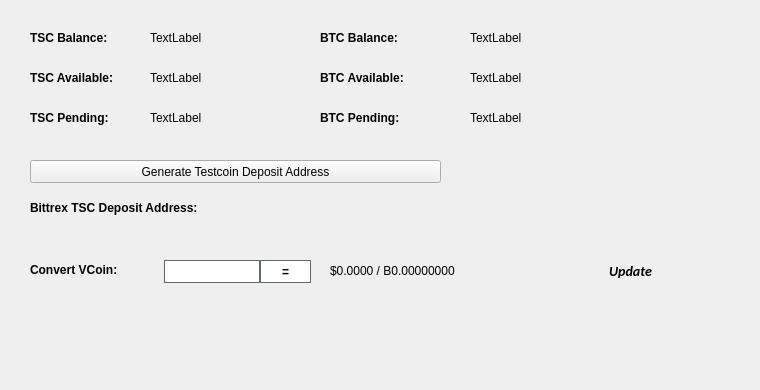
   <widget class="QWidget" name="BalanceTab">
    <attribute name="title">
     <string>Balance</string>
    </attribute>
    <widget class="QLabel" name="BitcoinBalanceLabel">
     <property name="geometry">
      <rect>
       <x>470</x>
       <y>30</y>
       <width>150</width>
       <height>16</height>
      </rect>
     </property>
     <property name="text">
      <string>TextLabel</string>
     </property>
    </widget>
    <widget class="QLabel" name="TSCBalanceLabel">
     <property name="geometry">
      <rect>
       <x>150</x>
       <y>30</y>
       <width>150</width>
       <height>16</height>
      </rect>
     </property>
     <property name="text">
      <string>TextLabel</string>
     </property>
    </widget>
    <widget class="QLabel" name="label_11">
     <property name="geometry">
      <rect>
       <x>30</x>
       <y>30</y>
       <width>101</width>
       <height>16</height>
      </rect>
     </property>
     <property name="font">
      <font>
       <weight>75</weight>
       <bold>true</bold>
      </font>
     </property>
     <property name="text">
      <string>TSC Balance:</string>
     </property>
    </widget>
    <widget class="QLabel" name="label_12">
     <property name="geometry">
      <rect>
       <x>320</x>
       <y>30</y>
       <width>101</width>
       <height>16</height>
      </rect>
     </property>
     <property name="font">
      <font>
       <weight>75</weight>
       <bold>true</bold>
      </font>
     </property>
     <property name="text">
      <string>BTC Balance:</string>
     </property>
    </widget>
    <widget class="QLabel" name="TSCAvailableLabel_2">
     <property name="geometry">
      <rect>
       <x>150</x>
       <y>70</y>
       <width>150</width>
       <height>16</height>
      </rect>
     </property>
     <property name="text">
      <string>TextLabel</string>
     </property>
    </widget>
    <widget class="QLabel" name="label_13">
     <property name="geometry">
      <rect>
       <x>30</x>
       <y>70</y>
       <width>111</width>
       <height>16</height>
      </rect>
     </property>
     <property name="font">
      <font>
       <weight>75</weight>
       <bold>true</bold>
      </font>
     </property>
     <property name="text">
      <string>TSC Available:</string>
     </property>
    </widget>
    <widget class="QLabel" name="label_14">
     <property name="geometry">
      <rect>
       <x>30</x>
       <y>110</y>
       <width>101</width>
       <height>16</height>
      </rect>
     </property>
     <property name="font">
      <font>
       <weight>75</weight>
       <bold>true</bold>
      </font>
     </property>
     <property name="text">
      <string>TSC Pending:</string>
     </property>
    </widget>
    <widget class="QLabel" name="TSCPendingLabel">
     <property name="geometry">
      <rect>
       <x>150</x>
       <y>110</y>
       <width>150</width>
       <height>16</height>
      </rect>
     </property>
     <property name="text">
      <string>TextLabel</string>
     </property>
    </widget>
    <widget class="QLabel" name="label_15">
     <property name="geometry">
      <rect>
       <x>320</x>
       <y>70</y>
       <width>111</width>
       <height>16</height>
      </rect>
     </property>
     <property name="font">
      <font>
       <weight>75</weight>
       <bold>true</bold>
      </font>
     </property>
     <property name="text">
      <string>BTC Available:</string>
     </property>
    </widget>
    <widget class="QLabel" name="BitcoinAvailableLabel">
     <property name="geometry">
      <rect>
       <x>470</x>
       <y>70</y>
       <width>150</width>
       <height>16</height>
      </rect>
     </property>
     <property name="text">
      <string>TextLabel</string>
     </property>
    </widget>
    <widget class="QLabel" name="label_31">
     <property name="geometry">
      <rect>
       <x>320</x>
       <y>110</y>
       <width>111</width>
       <height>16</height>
      </rect>
     </property>
     <property name="font">
      <font>
       <weight>75</weight>
       <bold>true</bold>
      </font>
     </property>
     <property name="text">
      <string>BTC Pending:</string>
     </property>
    </widget>
    <widget class="QLabel" name="BitcoinPendingLabel">
     <property name="geometry">
      <rect>
       <x>470</x>
       <y>110</y>
       <width>150</width>
       <height>16</height>
      </rect>
     </property>
     <property name="text">
      <string>TextLabel</string>
     </property>
    </widget>
    <widget class="QLabel" name="label_33">
     <property name="geometry">
      <rect>
       <x>30</x>
       <y>200</y>
       <width>221</width>
       <height>16</height>
      </rect>
     </property>
     <property name="font">
      <font>
       <weight>75</weight>
       <bold>true</bold>
      </font>
     </property>
     <property name="text">
      <string>Bittrex TSC Deposit Address:</string>
     </property>
    </widget>
    <widget class="QPushButton" name="GenDepositBTN">
     <property name="geometry">
      <rect>
       <x>30</x>
       <y>160</y>
       <width>411</width>
       <height>23</height>
      </rect>
     </property>
     <property name="text">
      <string>Generate Testcoin Deposit Address</string>
     </property>
     <property name="icon">
      <iconset resource="../testcoin.qrc">
       <normaloff>:/icons/bitcoin</normaloff>:/icons/bitcoin</iconset>
     </property>
    </widget>
    <widget class="QLabel" name="DepositAddressLabel">
     <property name="geometry">
      <rect>
       <x>200</x>
       <y>200</y>
       <width>261</width>
       <height>16</height>
      </rect>
     </property>
     <property name="palette">
      <palette>
       <active>
        <colorrole role="WindowText">
         <brush brushstyle="SolidPattern">
          <color alpha="255">
           <red>0</red>
           <green>0</green>
           <blue>0</blue>
          </color>
         </brush>
        </colorrole>
        <colorrole role="Text">
         <brush brushstyle="SolidPattern">
          <color alpha="255">
           <red>0</red>
           <green>0</green>
           <blue>255</blue>
          </color>
         </brush>
        </colorrole>
       </active>
       <inactive>
        <colorrole role="WindowText">
         <brush brushstyle="SolidPattern">
          <color alpha="255">
           <red>0</red>
           <green>0</green>
           <blue>0</blue>
          </color>
         </brush>
        </colorrole>
        <colorrole role="Text">
         <brush brushstyle="SolidPattern">
          <color alpha="255">
           <red>0</red>
           <green>0</green>
           <blue>255</blue>
          </color>
         </brush>
        </colorrole>
       </inactive>
       <disabled>
        <colorrole role="WindowText">
         <brush brushstyle="SolidPattern">
          <color alpha="255">
           <red>120</red>
           <green>120</green>
           <blue>120</blue>
          </color>
         </brush>
        </colorrole>
        <colorrole role="Text">
         <brush brushstyle="SolidPattern">
          <color alpha="255">
           <red>120</red>
           <green>120</green>
           <blue>120</blue>
          </color>
         </brush>
        </colorrole>
       </disabled>
      </palette>
     </property>
     <property name="font">
      <font>
       <weight>75</weight>
       <bold>true</bold>
      </font>
     </property>
     <property name="text">
      <string/>
     </property>
     <property name="alignment">
      <set>Qt::AlignRight|Qt::AlignTrailing|Qt::AlignVCenter</set>
     </property>
     <property name="textInteractionFlags">
      <set>Qt::LinksAccessibleByMouse|Qt::TextSelectableByKeyboard|Qt::TextSelectableByMouse</set>
     </property>
    </widget>
    <widget class="QLabel" name="label_8">
     <property name="geometry">
      <rect>
       <x>460</x>
       <y>300</y>
       <width>281</width>
       <height>81</height>
      </rect>
     </property>
     <property name="text">
      <string/>
     </property>
     <property name="pixmap">
      <pixmap>:/images/bittrex</pixmap>
     </property>
    </widget>
    <widget class="QWidget" name="widgetConversion" native="true">
     <property name="geometry">
      <rect>
       <x>0</x>
       <y>250</y>
       <width>751</width>
       <height>43</height>
      </rect>
     </property>
     <property name="minimumSize">
      <size>
       <width>0</width>
       <height>43</height>
      </size>
     </property>
     <property name="styleSheet">
      <string notr="true"/>
     </property>
     <widget class="QPushButton" name="btnUpdateMarketData">
      <property name="geometry">
       <rect>
        <x>575</x>
        <y>0</y>
        <width>111</width>
        <height>41</height>
       </rect>
      </property>
      <property name="sizePolicy">
       <sizepolicy hsizetype="Expanding" vsizetype="Expanding">
        <horstretch>0</horstretch>
        <verstretch>0</verstretch>
       </sizepolicy>
      </property>
      <property name="font">
       <font>
        <family>calibri</family>
        <pointsize>-1</pointsize>
        <weight>75</weight>
        <italic>true</italic>
        <bold>true</bold>
       </font>
      </property>
      <property name="styleSheet">
       <string notr="true">margin:0px;text-align:center;padding:2px;border-radius:3px;font-style:italic;width:100px;font-size:14px;font-family:calibri;font-weight:600;</string>
      </property>
      <property name="text">
       <string>Update</string>
      </property>
      <property name="iconSize">
       <size>
        <width>150</width>
        <height>35</height>
       </size>
      </property>
      <property name="autoDefault">
       <bool>true</bool>
      </property>
      <property name="default">
       <bool>true</bool>
      </property>
     </widget>
     <widget class="QLabel" name="lblConvertVCoin">
      <property name="geometry">
       <rect>
        <x>30</x>
        <y>10</y>
        <width>131</width>
        <height>20</height>
       </rect>
      </property>
      <property name="styleSheet">
       <string notr="true"/>
      </property>
      <property name="text">
       <string>&lt;html&gt;&lt;head/&gt;&lt;body&gt;&lt;p&gt;&lt;span style=&quot; font-weight:600;&quot;&gt;Convert VCoin:&lt;/span&gt;&lt;/p&gt;&lt;/body&gt;&lt;/html&gt;</string>
      </property>
     </widget>
     <widget class="QLineEdit" name="txtConvertVCoinQty">
      <property name="geometry">
       <rect>
        <x>160</x>
        <y>10</y>
        <width>100</width>
        <height>23</height>
       </rect>
      </property>
      <property name="minimumSize">
       <size>
        <width>100</width>
        <height>23</height>
       </size>
      </property>
      <property name="maximumSize">
       <size>
        <width>100</width>
        <height>16777215</height>
       </size>
      </property>
      <property name="styleSheet">
       <string notr="true">border: 1px solid #61696c;margin-left:4px;</string>
      </property>
     </widget>
     <widget class="QPushButton" name="btnConvertTestcoin">
      <property name="geometry">
       <rect>
        <x>260</x>
        <y>10</y>
        <width>51</width>
        <height>23</height>
       </rect>
      </property>
      <property name="minimumSize">
       <size>
        <width>0</width>
        <height>23</height>
       </size>
      </property>
      <property name="styleSheet">
       <string notr="true">border:1px solid #61696c;background:white;font-weight:600;</string>
      </property>
      <property name="text">
       <string>=</string>
      </property>
     </widget>
     <widget class="QLabel" name="lblConvertVCoinResults">
      <property name="geometry">
       <rect>
        <x>330</x>
        <y>0</y>
        <width>201</width>
        <height>41</height>
       </rect>
      </property>
      <property name="styleSheet">
       <string notr="true"/>
      </property>
      <property name="text">
       <string>$0.0000 / B0.00000000</string>
      </property>
     </widget>
     <widget class="QLabel" name="iconOverviewUpdateWait">
      <property name="geometry">
       <rect>
        <x>670</x>
        <y>10</y>
        <width>24</width>
        <height>24</height>
       </rect>
      </property>
      <property name="text">
       <string/>
      </property>
      <property name="pixmap">
       <pixmap resource="../testcoin.qrc">:/icons/transaction_1</pixmap>
      </property>
      <property name="scaledContents">
       <bool>true</bool>
      </property>
      <property name="alignment">
       <set>Qt::AlignCenter</set>
      </property>
     </widget>
    </widget>
   </widget>
